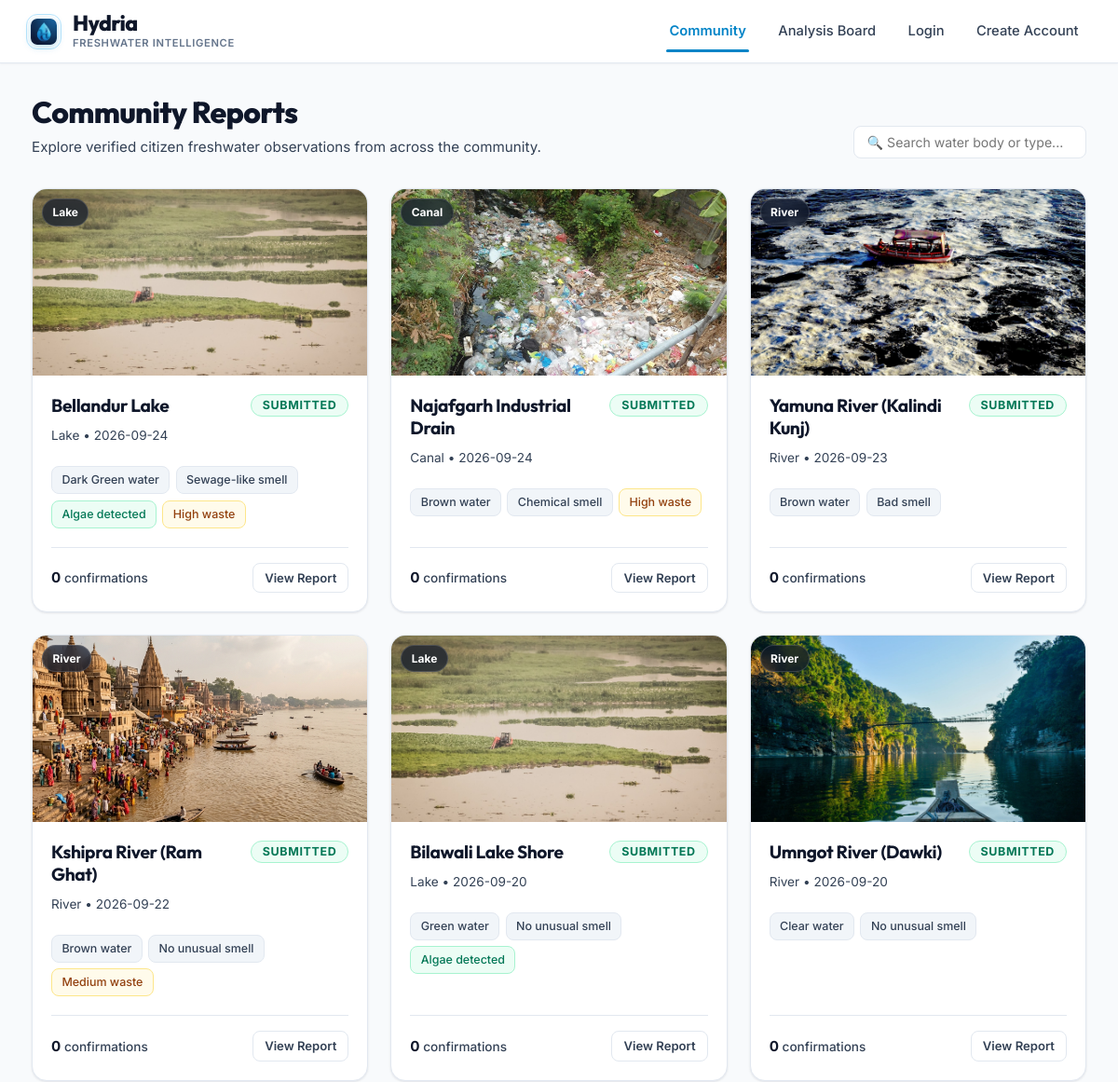
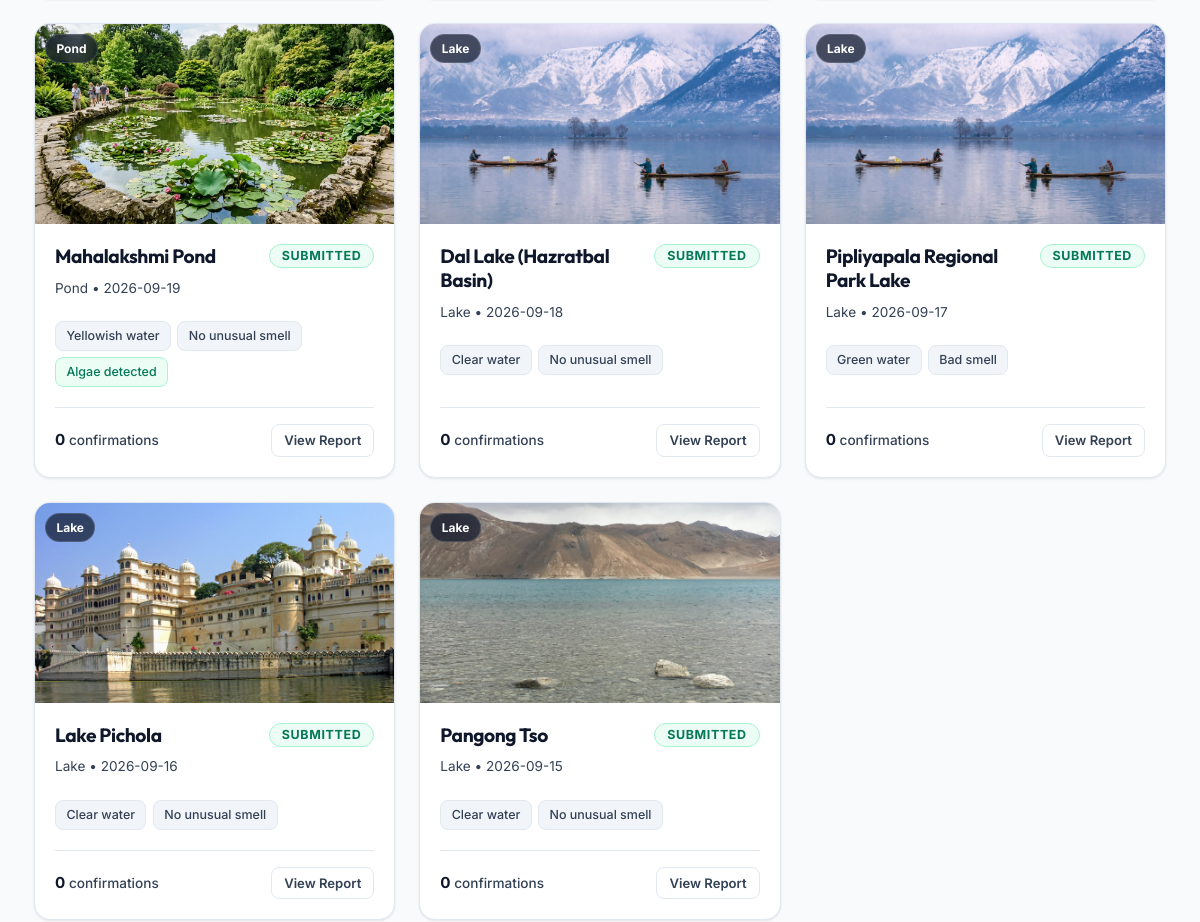
Before: /community (upper part) with the older database file (2 pictures, top to bottom).
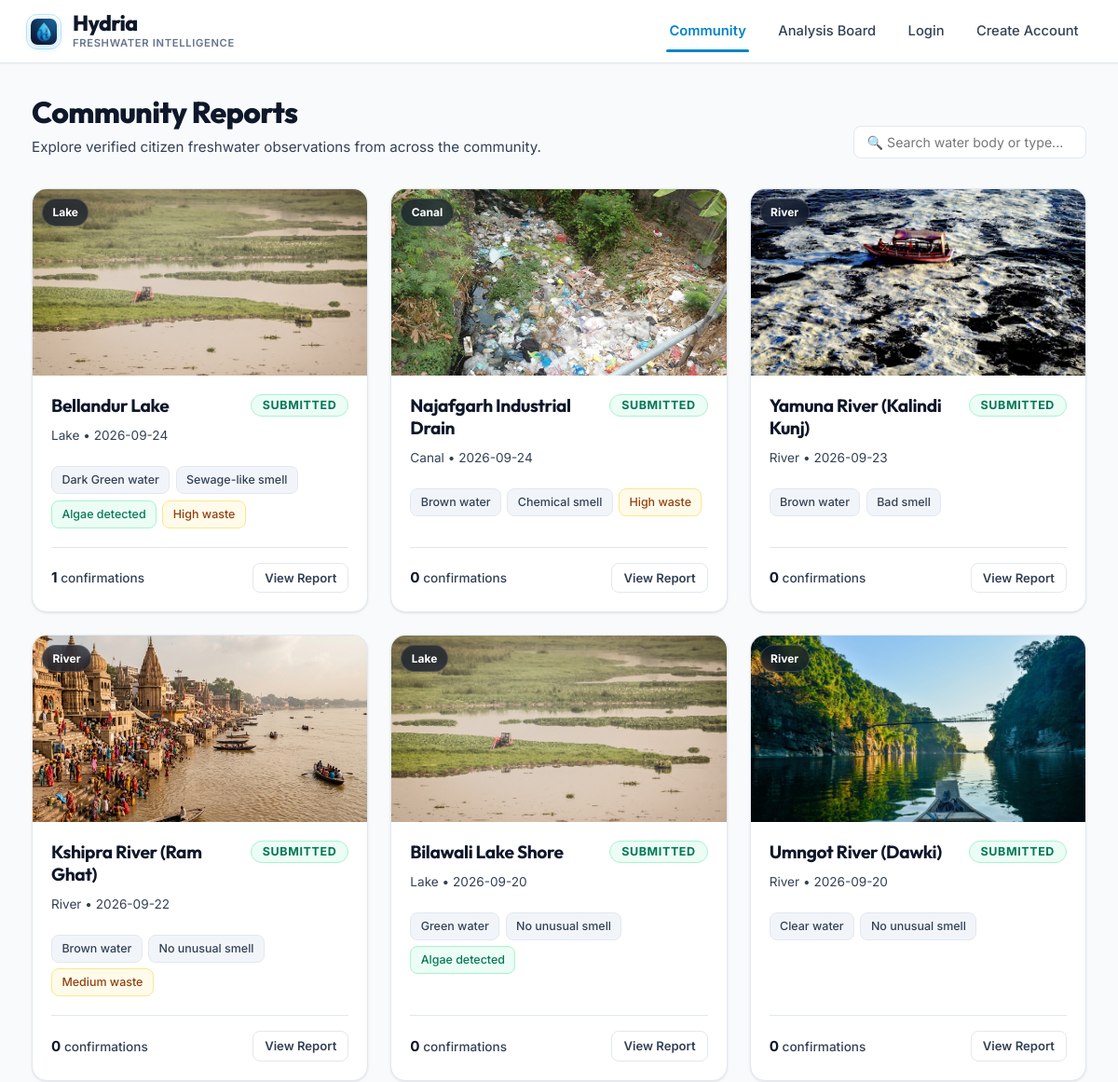
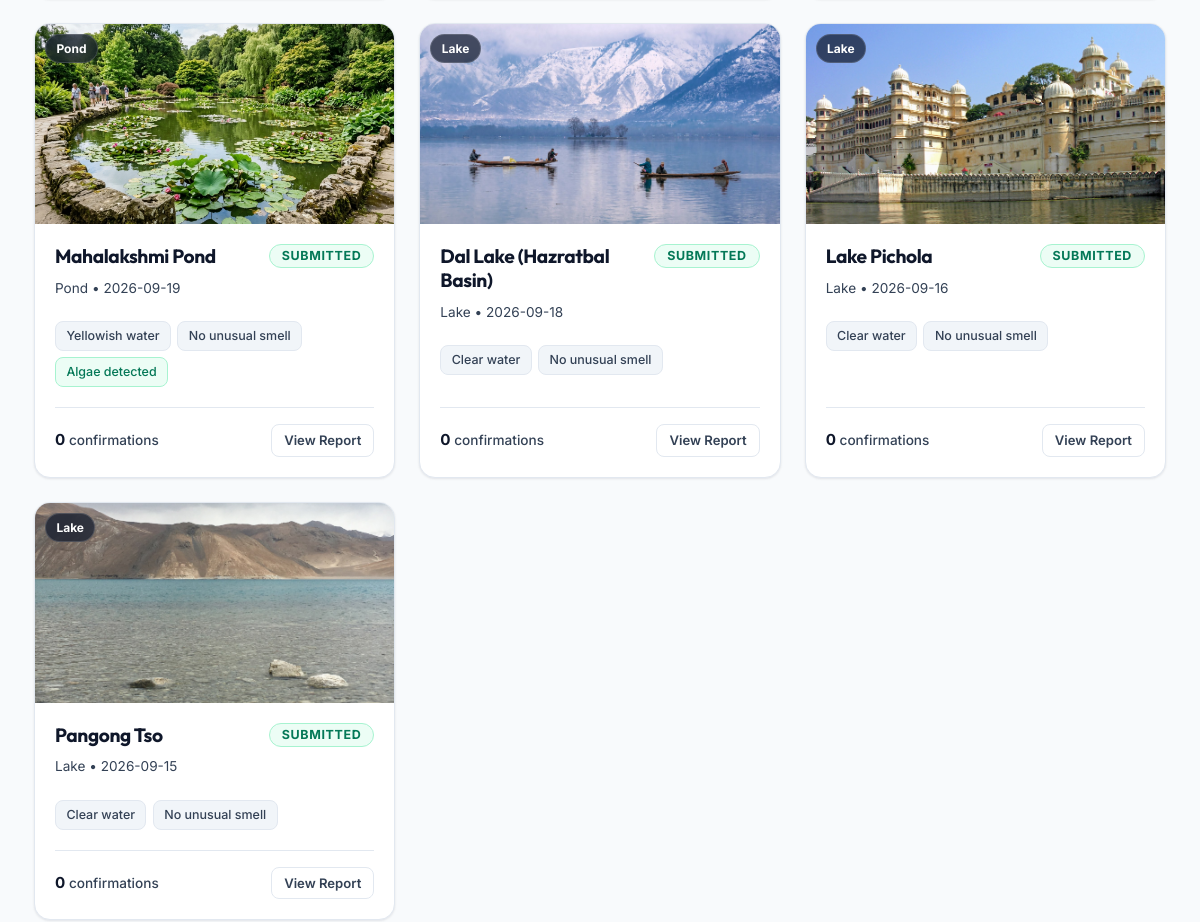
After: the same page with the newer database file (2 pictures, top to bottom).
### tables this page shows
CREATE TABLE reports (
        id INTEGER PRIMARY KEY AUTOINCREMENT,
        user_id INTEGER NOT NULL,
        water_body_name TEXT,
        water_body_type TEXT NOT NULL,
        latitude REAL NOT NULL,
        longitude REAL NOT NULL,
        water_colour TEXT NOT NULL,
        smell TEXT NOT NULL,
        algae TEXT NOT NULL,
        visible_waste TEXT NOT NULL,
        water_appearance TEXT NOT NULL,
        dead_fish TEXT DEFAULT 'No',
        additional_observation TEXT,
        image_path TEXT NOT NULL,
        image_hash TEXT NOT NULL,
        status TEXT NOT NULL CHECK(status IN ('Not Watched', 'In Process', 'Submitted')),
        is_demo INTEGER DEFAULT 0,
        created_at TIMESTAMP DEFAULT CURRENT_TIMESTAMP,
        updated_at TIMESTAMP DEFAULT CURRENT_TIMESTAMP,
        FOREIGN KEY (user_id) REFERENCES users(id) ON DELETE CASCADE
    );

### app.py (the view)
@app.route('/community')
def community():
    reports = database.get_community_reports()
    return render_template('community.html', reports=reports)

### app.py (called while the page is built)
@app.context_processor
def inject_user():
    user = None
    if 'user_id' in session:
        user = {
            'id': session['user_id'],
            'name': session.get('user_name', 'Citizen Monitor'),
            'email': session.get('user_email', '')
        }
    return dict(current_user=user)

### database.py (called while the page is built)
def get_db_connection():
    conn = sqlite3.connect(DATABASE_PATH)
    conn.row_factory = sqlite3.Row
    conn.execute("PRAGMA foreign_keys = ON")
    return conn

def get_community_reports():
    conn = get_db_connection()
    query = """
        SELECT r.*, u.name AS submitter_name,
               (SELECT COUNT(*) FROM votes v WHERE v.report_id = r.id) AS vote_count
        FROM reports r
        JOIN users u ON r.user_id = u.id
        WHERE r.status = 'Submitted'
        ORDER BY r.created_at DESC
    """
    reports = conn.execute(query).fetchall()
    conn.close()
    return reports

### templates/community.html (shortened to what this page needs)
{% extends "base.html" %}
{% block content %}
<div style="margin-bottom: 2rem; display: flex; align-items: flex-end; justify-content: space-between; flex-wrap: wrap; gap: 1rem;">
    <div>
        <h1 style="font-size: 2rem; font-weight: 800; color: var(--text-primary); margin-bottom: 0.35rem;">
            Community Reports
        </h1>
        <p style="color: var(--text-secondary); font-size: 0.95rem;">
            Explore verified citizen freshwater observations from across the community.
        </p>
    </div>
    <div style="display: flex; gap: 0.75rem; align-items: center;">
        <input type="text" id="community-search" placeholder="🔍 Search water body or type..."
               class="form-control" style="width: 250px; padding: 0.5rem 0.85rem; font-size: 0.88rem;" onkeyup="filterCommunityReports()">
    </div>
</div>
{% if reports %}
    <div class="reports-grid">
        {% for r in reports %}
            <div class="report-card">
                <div style="position: relative; overflow: hidden; height: 200px; background: #0f172a;">
                    <img src="/{{ r.image_path }}" alt="{{ r.water_body_name or r.water_body_type }}" class="report-card-img"
                         loading="lazy"
                         onerror="this.src='/static/images/placeholder.svg';">
                    <span style="position: absolute; top: 10px; left: 10px; background: rgba(15, 23, 42, 0.7); backdrop-filter: blur(6px); color: #ffffff; font-size: 0.75rem; font-weight: 700; padding: 0.25rem 0.65rem; border-radius: 9999px; border: 1px solid rgba(255,255,255,0.15);">
                        {{ r.water_body_type }}
                    </span>
                </div>
                <div class="report-card-body">
                    <div style="display: flex; align-items: flex-start; justify-content: space-between; gap: 0.5rem; margin-bottom: 0.35rem;">
                        <h2 class="report-card-title">
                            {{ r.water_body_name or "Unnamed " ~ r.water_body_type }}
                        </h2>
                        <span class="badge badge-submitted">Submitted</span>
                    </div>
                    <div style="font-size: 0.85rem; color: var(--text-secondary); margin-bottom: 0.5rem;">
                        <span>{{ r.water_body_type }}</span> &bull; <span>{{ r.created_at[:10] }}</span>
                    </div>
                    <div class="report-tags">
                        <span class="tag-pill">{{ r.water_colour }} water</span>
                        <span class="tag-pill">{{ r.smell }}</span>
                        {% if r.algae == 'Yes' %}
                            <span class="tag-pill" style="background-color: var(--accent-light); color: var(--accent-hover); border-color: #a7f3d0;">
                                Algae detected
                            </span>
                        {% endif %}
                        {% if r.visible_waste in ['Medium', 'High'] %}
                            <span class="tag-pill" style="background-color: var(--warning-light); color: #92400e; border-color: #fde68a;">
                                {{ r.visible_waste }} waste
                            </span>
                        {% endif %}
                    </div>
                    <div class="report-card-footer">
                        <span style="font-size: 0.85rem; color: var(--text-secondary); font-weight: 500;">
                            <strong style="color: var(--text-primary); font-size: 0.95rem;">{{ r.vote_count }}</strong> confirmations
                        </span>
                        <div style="display: flex; align-items: center; gap: 0.4rem;">
                            <a href="{{ url_for('report_detail', report_id=r.id) }}" class="btn btn-secondary" style="padding: 0.38rem 0.75rem; font-size: 0.82rem;">
                                View Report
                            </a>
                        </div>
                    </div>
                </div>
            </div>
        {% endfor %}
    </div>
{% endif %}
{% endblock %}

### templates/base.html (shortened to what this page needs)
<!DOCTYPE html>
<html lang="en">
<head>
    <link rel="stylesheet" href="{{ url_for('static', filename='css/style.css') }}">
</head>
<body>
    <header class="navbar">
        <div class="nav-container">
            <a href="{% if current_user %}{{ url_for('dashboard') }}{% else %}{{ url_for('login') }}{% endif %}" class="brand" id="brand-link">
                <span class="brand-logo-badge" style="background: none; padding: 0; box-shadow: none; display: flex; align-items: center;">
                    <img src="{{ url_for('static', filename='images/hydria-icon-64.png') }}" alt="Hydria" style="width: 28px; height: 28px; border-radius: 7px; display: block; box-shadow: 0 2px 8px rgba(2, 132, 199, 0.3);">
                </span>
                <div class="brand-meta">
                    <span class="brand-title">Hydria</span>
                    <span class="brand-tagline-sub">Freshwater Intelligence</span>
                </div>
            </a>
            <nav>
                <ul class="nav-links">
                    {% if current_user %}
                        <li><a href="{{ url_for('dashboard') }}" class="nav-link {% if request.path == url_for('dashboard') %}active{% endif %}" id="nav-home">Home</a></li>
                        <li><a href="{{ url_for('report_page') }}" class="nav-link {% if request.path.startswith('/report') and request.path == url_for('report_page') %}active{% endif %}" id="nav-report">Report</a></li>
                        <li><a href="{{ url_for('community') }}" class="nav-link {% if request.path == url_for('community') %}active{% endif %}" id="nav-community">Community</a></li>
                        <li><a href="{{ url_for('analysis_board') }}" class="nav-link {% if request.path == url_for('analysis_board') %}active{% endif %}" id="nav-board">Analysis Board</a></li>
                    {% else %}
                        <li><a href="{{ url_for('community') }}" class="nav-link {% if request.path == url_for('community') %}active{% endif %}">Community</a></li>
                        <li><a href="{{ url_for('analysis_board') }}" class="nav-link {% if request.path == url_for('analysis_board') %}active{% endif %}">Analysis Board</a></li>
                        <li><a href="{{ url_for('login') }}" class="nav-link {% if request.path == url_for('login') %}active{% endif %}">Login</a></li>
                        <li><a href="{{ url_for('register') }}" class="nav-link {% if request.path == url_for('register') %}active{% endif %}">Create Account</a></li>
                    {% endif %}
                </ul>
            </nav>
        </div>
    </header>
    <main class="main-content">
        {% block content %}{% endblock %}
    </main>
</body>
</html>

Changed rows visible on the page:
removed reports: image_path (picture), water_body_type "Lake", water_body_name "Pipliyapala Regional Park Lake", created_at "2026-09-17", water_colour "Green", smell "Bad smell", vote_count "0"
computed for reports "Bellandur Lake": vote_count "0" → "1"
